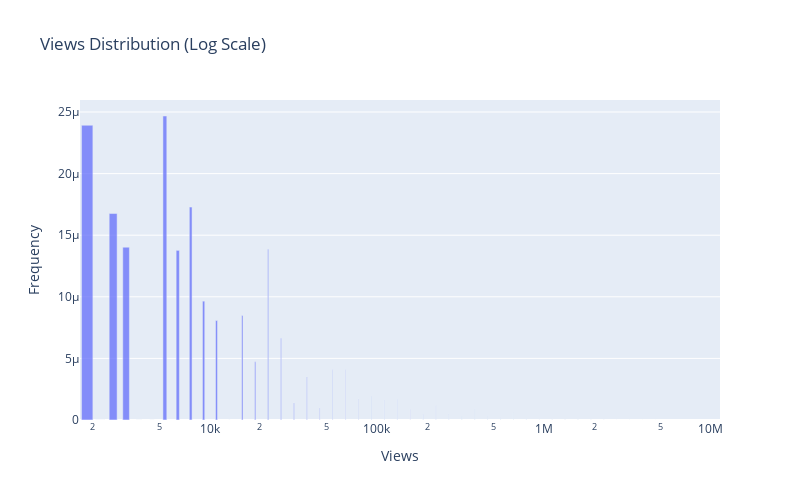
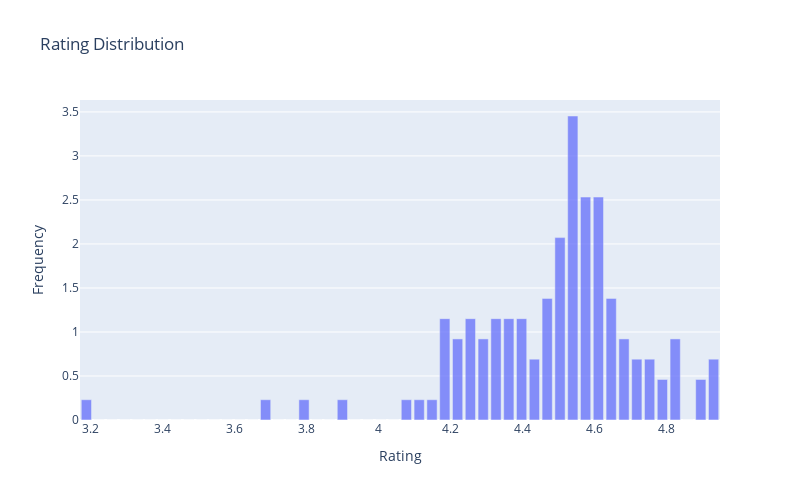
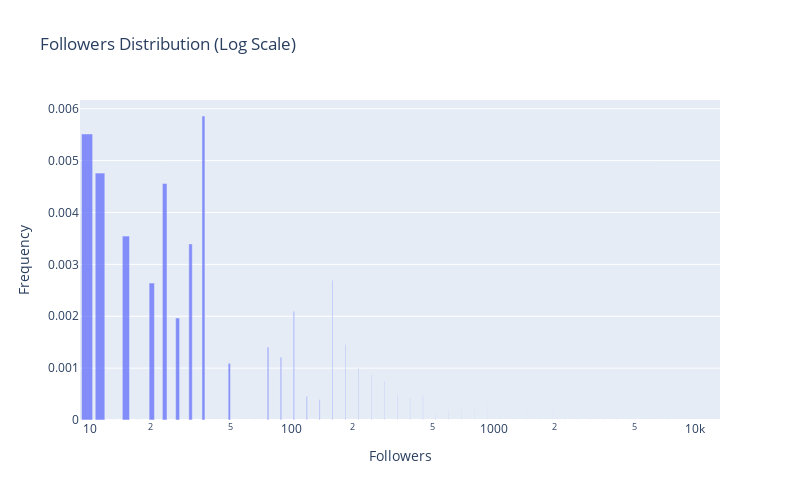
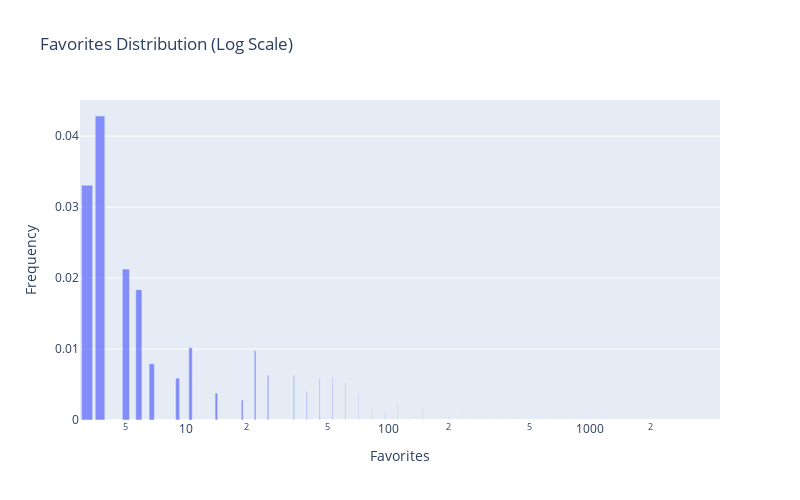

The code cell stored with these charts, in order, in its notebook:
### Markdown cell above
## Numerical Features Distribution

Let's analyze the distribution of key numerical features using histograms and box plots.

### Code cell
# Define key metrics for analysis
key_metrics = ['views', 'rating', 'followers', 'favorites', 'chapters', 'pages']

# Create individual distribution plots for better readability
for metric in key_metrics:
    # Skip non-numeric columns or convert if possible
    if not pd.api.types.is_numeric_dtype(df[metric]):
        print(f"Skipping {metric} as it's not numeric (type: {df[metric].dtype})")
        continue
        
    # Create figure
    fig = go.Figure()
    
    # Create histogram data with proper handling of data types
    try:
        # Create bins manually to avoid Interval objects
        values = df[metric].dropna()
        min_val = values.min()
        max_val = values.max()
        
        # Check for skewness to determine appropriate scaling
        skewness = values.skew()
        print(f"Skewness for {metric}: {skewness:.2f}")
        is_right_skewed = skewness > 1.0  # Common threshold for significant right skew
        
        # If right-skewed and not already using log scale, use log binning
        if is_right_skewed and min_val > 0:  # Ensure all values are positive for log scale
            # For log scale, use logarithmically spaced bins
            bins = np.logspace(np.log10(max(min_val, 0.1)), np.log10(max_val), 51)
            hist_data = np.histogram(values, bins=bins, density=True)
            bin_centers = [(bins[i] + bins[i+1])/2 for i in range(len(bins)-1)]
        else:
            # For normal scale, use linearly spaced bins
            bins = np.linspace(min_val, max_val, 51)  # 51 points = 50 bins
            hist_data = np.histogram(values, bins=bins, density=True)
            bin_centers = [(bins[i] + bins[i+1])/2 for i in range(len(bins)-1)]
        
        # Create bar chart with bin centers and heights
        fig.add_trace(
            go.Bar(
                x=bin_centers,
                y=hist_data[0],
                name='Distribution',
                opacity=0.75
            )
        )
    except Exception as e:
        print(f"Error creating histogram for {metric}: {e}")
        continue
    
    # Update layout
    fig.update_layout(
        title=f'{metric.capitalize()} Distribution{" (Log Scale)" if is_right_skewed and min_val > 0 else ""}',
        xaxis_title=metric.capitalize(),
        yaxis_title='Frequency',
        height=500,
        width=800,
        showlegend=False  # No need for legend with single trace
    )
    
    # Use log scale for highly skewed metrics
    if is_right_skewed and min_val > 0:
        fig.update_xaxes(type='log')
        print(f"Applied log scaling to {metric} due to right-skewed distribution (skewness: {skewness:.2f})")
    
    try:
        fig.show()
    except TypeError as e:
        print(f"Error displaying plot for {metric}: {e}")
        print(f"Data types - x: {type(bin_centers[0])}, y: {type(hist_data[0][0])}")
        continue
    
    # Print basic statistics
    stats = df[metric].describe()
    print(f"\n{metric.capitalize()} Statistics:")
    print(f"Count: {stats['count']:,.0f}")
    print(f"Mean:  {stats['mean']:,.2f}")
    print(f"Std:   {stats['std']:,.2f}")
    print(f"Min:   {stats['min']:,.2f}")
    print(f"25%:   {stats['25%']:,.2f}")
    print(f"50%:   {stats['50%']:,.2f}")
    print(f"75%:   {stats['75%']:,.2f}")
    print(f"Max:   {stats['max']:,.2f}")
    
    # Calculate additional metrics to highlight skewness
    iqr = stats['75%'] - stats['25%']
    median = stats['50%']
    # Check if distribution is significantly skewed
    if (stats['max'] - median) > 3 * (median - stats['min']):
        print(f"Note: {metric} shows significant right skew - median ({median:.2f}) is much closer to min than max")
    
    # Print the 90th, 95th and 99th percentiles for right-skewed distributions
    if is_right_skewed:
        p90 = values.quantile(0.90)
        p95 = values.quantile(0.95)
        p99 = values.quantile(0.99)
        print(f"90th percentile: {p90:,.2f}")
        print(f"95th percentile: {p95:,.2f}")
        print(f"99th percentile: {p99:,.2f}")
        print(f"Percent of data between median and 90th percentile: {((values < p90) & (values > median)).mean()*100:.1f}%")
        print(f"Percent of data between 90th and max: {(values >= p90).mean()*100:.1f}%")

### Figure 1 — Plotly figure (JSON) as saved in the notebook; plotly's stock layout.template omitted (floating-point values rounded to 4 significant figures)
{"data": [{"name": "Distribution", "opacity": 0.75, "type": "bar", "x": [1855.0, 2216.0, 2647.0, 3163.0, 3779.0, 4515.0, 5394.0, 6445.0, 7700.0, 9199.0, 10990.0, 13130.0, 15690.0, 18740.0, 22400.0, 26760.0, 31970.0, 38190.0, 45630.0, 54520.0, 65140.0, 77820.0, 92980.0, 111100.0, 132700.0, 158600.0, 189500.0, 226400.0, 270400.0, 323100.0, 386000.0, 461200.0, 551100.0, 658400.0, 786600.0, 939800.0, 1123000.0, 1342000.0, 1603000.0, 1915000.0, 2288000.0, 2733000.0, 3266000.0, 3902000.0, 4662000.0, 5570000.0, 6654000.0, 7950000.0, 9499000.0, 11350000.0], "y": [2.392e-05, 0.0, 1.676e-05, 1.403e-05, 0.0, 0.0, 2.468e-05, 1.377e-05, 1.729e-05, 9.646e-06, 8.073e-06, 0.0, 8.484e-06, 4.734e-06, 1.387e-05, 6.633e-06, 1.388e-06, 3.485e-06, 9.723e-07, 4.069e-06, 4.087e-06, 1.71e-06, 1.909e-06, 1.598e-06, 1.671e-06, 8.393e-07, 4.684e-07, 1.176e-06, 4.922e-07, 2.746e-07, 9.194e-07, 3.848e-07, 2.415e-07, 6.065e-07, 1.128e-07, 4.721e-08, 1.185e-07, 9.922e-08, 8.304e-08, 6.951e-08, 5.818e-08, 1.623e-08, 2.717e-08, 1.137e-08, 9.517e-09, 0.0, 0.0, 0.0, 0.0, 3.909e-09]}], "layout": {"height": 500, "showlegend": false, "title": {"text": "Views Distribution (Log Scale)"}, "width": 800, "xaxis": {"title": {"text": "Views"}, "type": "log"}, "yaxis": {"title": {"text": "Frequency"}}}}

### Figure 2 — Plotly figure (JSON) as saved in the notebook; plotly's stock layout.template omitted (floating-point values rounded to 4 significant figures)
{"data": [{"name": "Distribution", "opacity": 0.75, "type": "bar", "x": [3.188, 3.223, 3.259, 3.295, 3.33, 3.366, 3.401, 3.437, 3.473, 3.508, 3.544, 3.579, 3.615, 3.651, 3.686, 3.722, 3.757, 3.793, 3.829, 3.864, 3.9, 3.935, 3.971, 4.007, 4.042, 4.078, 4.113, 4.149, 4.185, 4.22, 4.256, 4.291, 4.327, 4.363, 4.398, 4.434, 4.469, 4.505, 4.541, 4.576, 4.612, 4.647, 4.683, 4.719, 4.754, 4.79, 4.825, 4.861, 4.897, 4.932], "y": [0.2302, 0.0, 0.0, 0.0, 0.0, 0.0, 0.0, 0.0, 0.0, 0.0, 0.0, 0.0, 0.0, 0.0, 0.2302, 0.0, 0.0, 0.2302, 0.0, 0.0, 0.2302, 0.0, 0.0, 0.0, 0.0, 0.2302, 0.2302, 0.2302, 1.151, 0.921, 1.151, 0.921, 1.151, 1.151, 1.151, 0.6907, 1.381, 2.072, 3.454, 2.533, 2.533, 1.381, 0.921, 0.6907, 0.6907, 0.4605, 0.921, 0.0, 0.4605, 0.6907]}], "layout": {"height": 500, "showlegend": false, "title": {"text": "Rating Distribution"}, "width": 800, "xaxis": {"title": {"text": "Rating"}}, "yaxis": {"title": {"text": "Frequency"}}}}

### Figure 3 — Plotly figure (JSON) as saved in the notebook; plotly's stock layout.template omitted (floating-point values rounded to 4 significant figures)
{"data": [{"name": "Distribution", "opacity": 0.75, "type": "bar", "x": [9.714, 11.26, 13.04, 15.11, 17.51, 20.29, 23.5, 27.23, 31.55, 36.56, 42.36, 49.08, 56.87, 65.9, 76.35, 88.47, 102.5, 118.8, 137.6, 159.4, 184.7, 214.1, 248.0, 287.4, 333.0, 385.8, 447.0, 517.9, 600.1, 695.3, 805.7, 933.5, 1082.0, 1253.0, 1452.0, 1682.0, 1949.0, 2259.0, 2617.0, 3032.0, 3513.0, 4071.0, 4717.0, 5465.0, 6332.0, 7337.0, 8501.0, 9850.0, 11410.0, 13220.0], "y": [0.005514, 0.004759, 0.0, 0.003545, 0.0, 0.00264, 0.004558, 0.001967, 0.003395, 0.00586, 0.0, 0.001091, 0.0, 0.0, 0.001403, 0.001211, 0.00209, 0.000451, 0.0003892, 0.002687, 0.00145, 0.001001, 0.0008639, 0.0007456, 0.0004826, 0.0004165, 0.0004793, 0.0001034, 0.0001785, 0.0002311, 0.0002659, 0.0002869, 9.904e-05, 4.274e-05, 0.0002213, 6.367e-05, 0.0002198, 4.743e-05, 4.093e-05, 3.533e-05, 4.574e-05, 9.21e-05, 6.813e-05, 5.88e-05, 8.459e-06, 1.46e-05, 0.0, 1.088e-05, 4.693e-06, 0.0]}], "layout": {"height": 500, "showlegend": false, "title": {"text": "Followers Distribution (Log Scale)"}, "width": 800, "xaxis": {"title": {"text": "Followers"}, "type": "log"}, "yaxis": {"title": {"text": "Frequency"}}}}

### Figure 4 — Plotly figure (JSON) as saved in the notebook; plotly's stock layout.template omitted (floating-point values rounded to 4 significant figures)
{"data": [{"name": "Distribution", "opacity": 0.75, "type": "bar", "x": [3.238, 3.752, 4.347, 5.036, 5.835, 6.761, 7.834, 9.076, 10.52, 12.18, 14.12, 16.36, 18.95, 21.96, 25.44, 29.48, 34.16, 39.57, 45.85, 53.13, 61.55, 71.32, 82.63, 95.74, 110.9, 128.5, 148.9, 172.5, 199.9, 231.6, 268.4, 311.0, 360.3, 417.4, 483.7, 560.4, 649.3, 752.3, 871.7, 1010.0, 1170.0, 1356.0, 1571.0, 1820.0, 2109.0, 2443.0, 2831.0, 3280.0, 3800.0, 4403.0], "y": [0.03309, 0.04284, 0.0, 0.02127, 0.01836, 0.007923, 0.0, 0.005902, 0.01019, 0.0, 0.003795, 0.0, 0.002827, 0.009758, 0.006317, 0.0, 0.006274, 0.004061, 0.005842, 0.00605, 0.005222, 0.003756, 0.001945, 0.001119, 0.002415, 0.0004168, 0.001799, 0.0, 0.0005359, 0.001388, 0.0005988, 0.0001723, 0.0008921, 0.0005133, 0.000443, 0.0002868, 0.0004125, 0.0002136, 0.0003688, 0.0002122, 0.0001831, 0.0001581, 3.41e-05, 2.943e-05, 0.0, 2.192e-05, 1.892e-05, 1.633e-05, 0.0, 0.0]}], "layout": {"height": 500, "showlegend": false, "title": {"text": "Favorites Distribution (Log Scale)"}, "width": 800, "xaxis": {"title": {"text": "Favorites"}, "type": "log"}, "yaxis": {"title": {"text": "Frequency"}}}}
